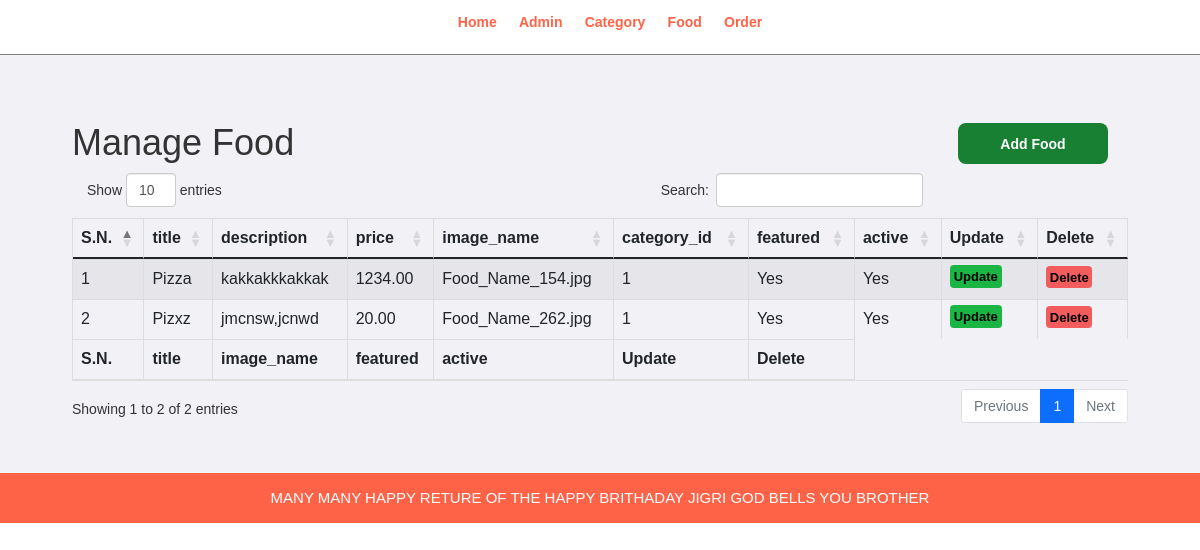
The app's page /studio/admin/manage-food.php with its own data.
### tables this page shows
CREATE TABLE `tbl_food` (
  `id` int(255) NOT NULL,
  `title` varchar(255) NOT NULL,
  `description` varchar(255) NOT NULL,
  `price` decimal(10,2) NOT NULL,
  `image_name` varchar(255) NOT NULL,
  `category_id` int(255) NOT NULL,
  `featured` varchar(255) NOT NULL,
  `active` varchar(255) NOT NULL
);

### studio/admin/manage-food.php (the view, shortened to what this page needs)
<?php include('partials/menu.php'); ?>
    <div class="main-Contect">
        <div class="food-wrapper">
                    <a href="add-food.php" class="btn-primary">Add Food</a>
                    <h1>Manage Food</h1>
                    <table id="example" class="table table-striped table-bordered" style="width:100%">
                        <thead>
                                <th>S.N.</th>
                                <th>title</th>
                                <th>description</th>
                                <th>price</th>
                                <th>image_name</th>
                                <th>category_id</th>
                                <th>featured</th>
                                <th>active</th>
                                <th>Update</th>
                                <th>Delete</th>
                        </thead>
                        <?php
                             $sql="SELECT * FROM tbl_food";
                             $fetchdata = mysqli_query($conn,$sql);
                             if($fetchdata==true){
                                $numofrow = mysqli_num_rows($fetchdata);
                                if($numofrow>0){
                                        while($rows=mysqli_fetch_assoc($fetchdata)){
                                                $id = $rows['id'];
                                                $title = $rows['title'];
                                                $description = $rows['description'];
                                                $price = $rows['price'];
                                                $image_name = $rows['image_name'];
                                                $category_id = $rows['category_id'];
                                                $featured = $rows['featured'];
                                                $active = $rows['active'];
                                        ?>
                                        <tr>
                                                <td><?php echo $id;?></td>
                                                <td><?php echo $title; ?></td>
                                                <td><?php echo $description; ?></td>
                                                <td><?php echo $price; ?></td>
                                                <td><?php echo $image_name; ?></td>
                                                <td><?php echo $category_id;?></td>
                                                <td><?php echo $featured; ?></td>
                                                <td><?php echo $active; ?></td>
                                                <td>
                                                <a href="<?php ?>update-food.php?id=<?php echo $id; ?>" class="btn-secondary">Update</a>
                                                </td>
                                                <td>
                                                <a href="<?php ?>delete-food.php?id=<?php echo $id; ?>&image_name=<?php echo $image_name;?>" class="btn-danger">Delete</a>
                                                </td>
                                        </tr>
                                        <?php
                                        }
                                }
                             }
                             else{
                             }
                        ?>
        <tfoot>
                <tr>
                        <th>S.N.</th>
                        <th>title</th>
                        <th>image_name</th>
                        <th>featured</th>
                        <th>active</th>
                        <th>Update</th>
                        <th>Delete</th>
                </tr>
        </tfoot>
                </table>
            </div>
        </div>
<?php include('partials/footer.php'); ?>

### studio/admin/partials/menu.php (shortened to what this page needs)
<html>
    <head>
    <link rel="stylesheet" href="../css/admin.css">
        <link rel="stylesheet" href="https://cdn.datatables.net/1.13.1/css/dataTables.bootstrap4.min.css">
        <link rel = "stylesheet" href = "https://maxcdn.bootstrapcdn.com/bootstrap/3.3.6/css/bootstrap.min.css"/>
        <link href="https://cdn.jsdelivr.net/npm/bootstrap@5.0/dist/css/bootstrap.min.css" rel="stylesheet">
    </head>
    <body>
        <div class="menu text-center">
            <div class="wrapper">
            <ul>
                <li><a href="index.php">Home</a></li>
                <li><a href="manage-admin.php">Admin</a></li>
                <li><a href="manage-category.php">Category</a></li>
                <li><a href="manage-food.php">Food</a></li>
                <li><a href="manage-order.php">Order</a></li>
            </ul>
            </div>
        </div>

### studio/admin/partials/footer.php (shortened to what this page needs)
<html>
    <head>
        <link rel = "stylesheet" href = "https://maxcdn.bootstrapcdn.com/bootstrap/3.3.6/css/bootstrap.min.css"/>
        <link rel="stylesheet" href="../css/admin.css">
    </head>
    <body>
    <div class="footer">
        <div class="foot">MANY MANY HAPPY RETURE OF THE HAPPY BRITHADAY JIGRI GOD BELLS YOU BROTHER
        </a></div>
    </div>
    </body>
</html>

### studio/css/admin.css (style rules this page uses)
* { margin: 0; padding: 0; font-family: Arial, Helvetica, sans-serif; }
.wrapper { padding: 1%; width: 80%; margin: 0 auto; }
table tr th { border-bottom: 1px solid black; padding: 1%; }
table tr td { padding: 2%; }
.btn-primary { text-align: center; width: 150px; background-color: #178033; padding: 1%; margin: 20px; color: white; text-decoration: none; font-weight: bold; float: right; border-radius: 8px; }
.btn-secondary { text-align: center; background-color: #1ab543; padding: 5%; color: black; text-decoration: none; font-weight: bold; border-radius: 4px; font-size: small; }
.btn-danger { text-align: center; background-color: #f25c5c; padding: 5%; color: black; text-decoration: none; font-weight: bold; border-radius: 4px; font-size: small; }
.menu { text-align: center; border-bottom: 1px solid gray; }
.menu ul { list-style-type: none; }
.menu ul li { display: inline; padding: 1%; }
.menu ul li a { text-decoration: none; font-weight: bold; color: tomato; }
.main-contect { background-color: #f1f1f6; padding: 3% 0; }
.food-wrapper { padding: 1%; width: 90%; margin: 0 auto; }
.footer { background-color:tomato; height: 50px; bottom: 0; width: 100%; }
.foot { text-align: center; line-height: 50px; color: white; font-size: 15px; }

### records on screen
tbl_food: id "1", title "Pizza", description "kakkakkkakkak", price "1234.00", image_name "Food_Name_154.jpg", category "1", featured "Yes", active "Yes"
tbl_food: id "2", title "Pizxz", description "jmcnsw,jcnwd", price "20.00", image_name "Food_Name_262.jpg", category "1", featured "Yes", active "Yes"
